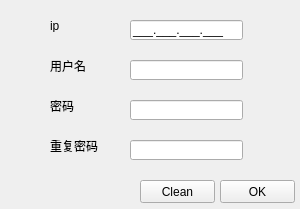
<?xml version="1.0" encoding="UTF-8"?>
<ui version="4.0">
 <class>MainWindow</class>
 <widget class="QMainWindow" name="MainWindow">
  <property name="geometry">
   <rect>
    <x>0</x>
    <y>0</y>
    <width>300</width>
    <height>209</height>
   </rect>
  </property>
  <property name="windowTitle">
   <string>signin</string>
  </property>
  <widget class="QWidget" name="centralwidget">
   <widget class="QLabel" name="label">
    <property name="geometry">
     <rect>
      <x>50</x>
      <y>20</y>
      <width>54</width>
      <height>12</height>
     </rect>
    </property>
    <property name="text">
     <string>ip</string>
    </property>
   </widget>
   <widget class="QLabel" name="label_2">
    <property name="geometry">
     <rect>
      <x>50</x>
      <y>60</y>
      <width>54</width>
      <height>12</height>
     </rect>
    </property>
    <property name="text">
     <string>用户名</string>
    </property>
   </widget>
   <widget class="QLabel" name="label_3">
    <property name="geometry">
     <rect>
      <x>50</x>
      <y>100</y>
      <width>54</width>
      <height>12</height>
     </rect>
    </property>
    <property name="text">
     <string>密码</string>
    </property>
   </widget>
   <widget class="QLineEdit" name="lineEdit">
    <property name="geometry">
     <rect>
      <x>130</x>
      <y>20</y>
      <width>113</width>
      <height>20</height>
     </rect>
    </property>
    <property name="inputMask">
     <string>000.000.000.000;_</string>
    </property>
   </widget>
   <widget class="QLineEdit" name="lineEdit_2">
    <property name="geometry">
     <rect>
      <x>130</x>
      <y>60</y>
      <width>113</width>
      <height>20</height>
     </rect>
    </property>
   </widget>
   <widget class="QLineEdit" name="lineEdit_3">
    <property name="geometry">
     <rect>
      <x>130</x>
      <y>100</y>
      <width>113</width>
      <height>20</height>
     </rect>
    </property>
    <property name="text">
     <string/>
    </property>
    <property name="echoMode">
     <enum>QLineEdit::Password</enum>
    </property>
   </widget>
   <widget class="QPushButton" name="pushButton">
    <property name="geometry">
     <rect>
      <x>220</x>
      <y>180</y>
      <width>75</width>
      <height>23</height>
     </rect>
    </property>
    <property name="text">
     <string>OK</string>
    </property>
   </widget>
   <widget class="QPushButton" name="pushButton_2">
    <property name="geometry">
     <rect>
      <x>140</x>
      <y>180</y>
      <width>75</width>
      <height>23</height>
     </rect>
    </property>
    <property name="text">
     <string>Clean</string>
    </property>
   </widget>
   <widget class="QLabel" name="label_4">
    <property name="geometry">
     <rect>
      <x>50</x>
      <y>140</y>
      <width>54</width>
      <height>12</height>
     </rect>
    </property>
    <property name="text">
     <string>重复密码</string>
    </property>
   </widget>
   <widget class="QLineEdit" name="lineEdit_4">
    <property name="geometry">
     <rect>
      <x>130</x>
      <y>140</y>
      <width>113</width>
      <height>20</height>
     </rect>
    </property>
    <property name="text">
     <string/>
    </property>
    <property name="echoMode">
     <enum>QLineEdit::Password</enum>
    </property>
   </widget>
  </widget>
 </widget>
 <resources/>
 <connections/>
</ui>
